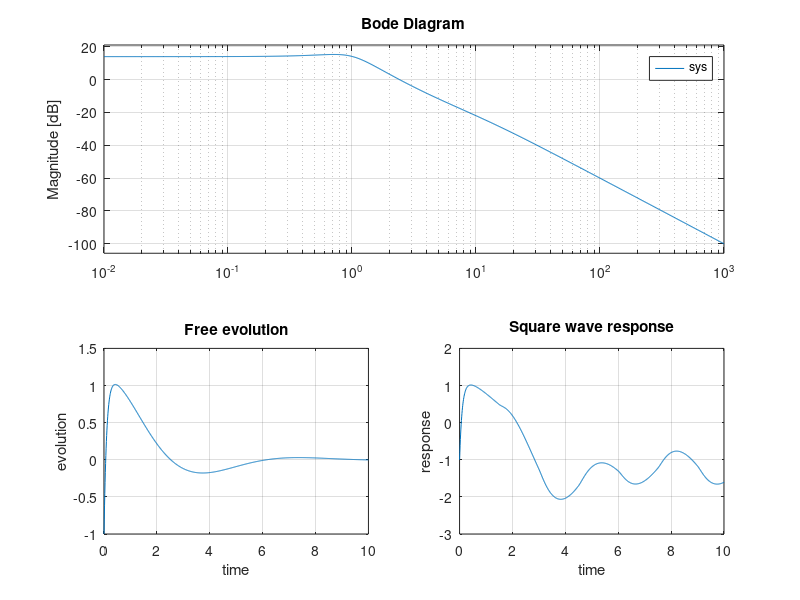

Reproduce this figure in MATLAB.
clc, clear, close all;


%we have a linear sistem expressed in the Laplace domain and we want to
%know  an i-s-u representation,the impulse, it's bode diagram response 
% the free evolution of the system given in input initial condition of all 
% 1s, and another response to a rect wave of period 3s and amplitude 0.5,
% the equation of the linear system is the following : 
% 10(s - 5)/(s^2 + s + 1)(s + 10)

%first thing we define the system in the frequenvy domain
sys = tf([10, -50], conv([1, 1, 1], [1, 10]));


%then we can convert to space time model
sys_isu = ss(sys); 


%get for future use if necessary the various matrices of the system 
A = sys_isu.A;
B = sys_isu.B;
C = sys_isu.C;
D = sys_isu.D;


%since we need to get the response to the impulse without considering the
%initial condition we can call the impulse function to get the response
[y1, t1, x1] = impulse(sys_isu);


%if we want to get the free evolution of our system we need first to get a
%time span in wich we want to simulate the system, the initial condition 
%and the input
t_span = 0 : 0.01 : 10;
u = 0 * t_span;
initial_condition = [1, 1, 1];
[y2, t2, x2] = lsim(sys_isu, u, t_span, initial_condition);



%then we want to know the response to a rect wave of amplitude 0.5 and
%period 3 seconds we generate it trough the gensign function, where tau is
%the period, we will se the response for the same initial condition and
%time span of the free evolution for simplicity
tau = 3; % period
amplitude = 0.5; %amplitude
T = t_span(end); % total time
Ts = t_span(2) - t_span(1); % sampling time (0.01)
[square_wave, t_sw] = gensig("square", tau, T, Ts);
square_wave = amplitude * square_wave;
[y3, t3, x3] = lsim(sys_isu, square_wave', t_sw, initial_condition);



%plot the values

%impulse response
figure("Position", [100, 100, 1200, 800])
subplot(2, 2, 1);
plot(t1,y1);
title("Impulse response");
xlabel("time");
ylabel("amplitude");
grid on;


%bode diagrams
subplot(2, 2, 2);
bode(sys);
grid on;

%free evolution
subplot(2, 2, 3);
plot(t2,y2);
title("Free evolution");
xlabel("time");
ylabel("evolution");
grid on;


%square wave response
subplot(2, 2, 4);
plot(t3,y3);
title("Square wave response");
xlabel("time");
ylabel("response");
grid on;


